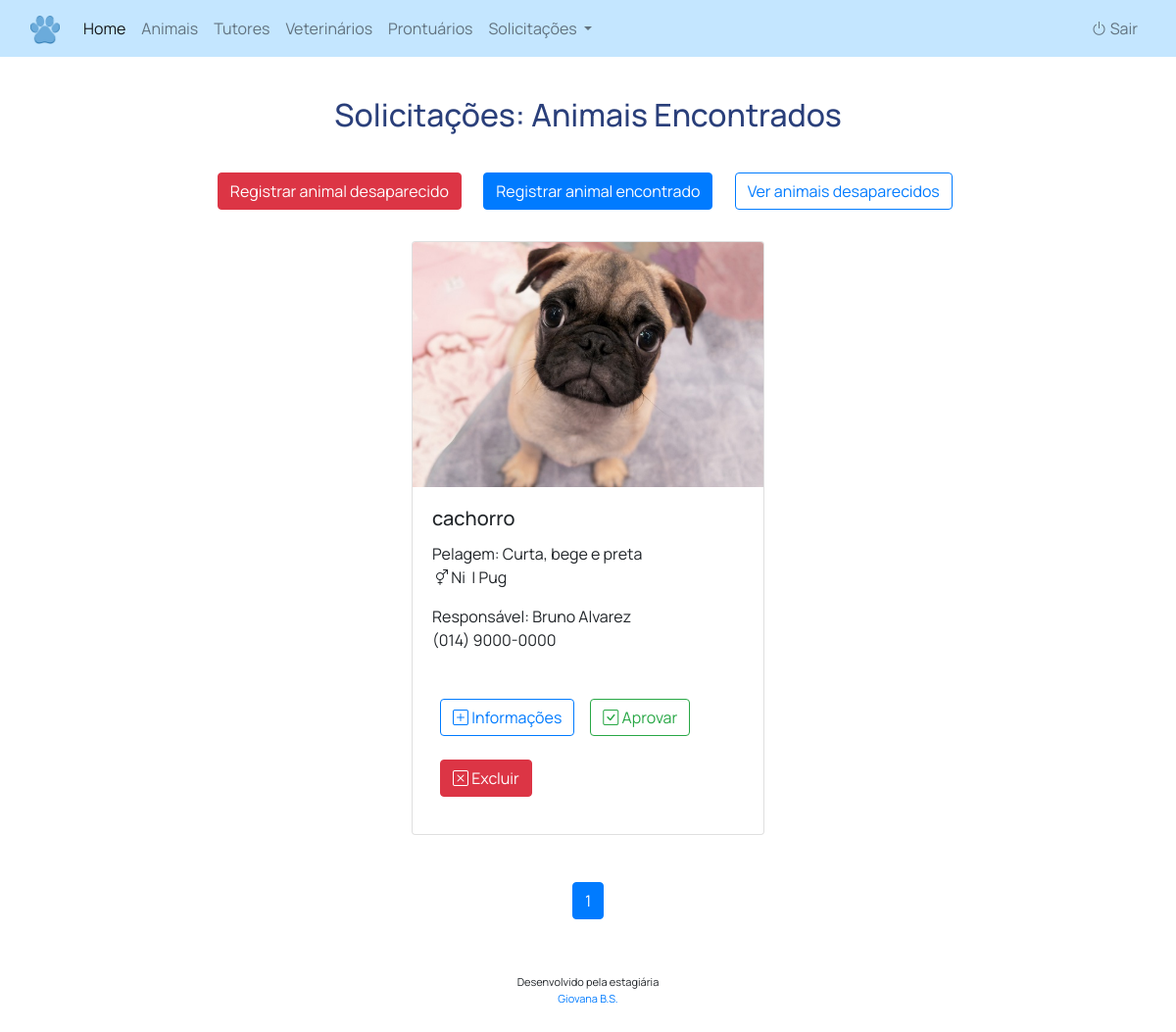
Page /index.php?controle=achadoController&metodo=listar_solicis (signed in) on the committed database.
### tables this page shows
CREATE TABLE `solici_achados` (
  `id_solici_achado` int NOT NULL AUTO_INCREMENT,
  `especie` varchar(100) DEFAULT NULL,
  `raca` varchar(100) DEFAULT NULL,
  `pelagem` varchar(100) DEFAULT NULL,
  `sexo` varchar(40) DEFAULT NULL,
  `imagem` varchar(100) DEFAULT NULL,
  `localac` varchar(100) DEFAULT NULL,
  `dataac` date DEFAULT NULL,
  `horaac` time DEFAULT NULL,
  `descritivo` varchar(500) DEFAULT NULL,
  `nome_pessoa` varchar(45) DEFAULT NULL,
  `sobrenome` varchar(45) DEFAULT NULL,
  `telefone1` varchar(20) DEFAULT NULL,
  `telefone2` varchar(20) DEFAULT NULL,
  PRIMARY KEY (`id_solici_achado`)
);

### src/Controllers/achadoController.php (called while the page is built, shortened)
<?php
    class achadoController
    {
        public function listar_solicis()
        {
            $limite = 15;
            $pagina_atual = isset($_GET['pagina']) ? (int)$_GET['pagina'] : 1;
            $offset = ($pagina_atual - 1) * $limite;
            $achadoDAO = new achadoDAO();
            $retorno = $achadoDAO->buscar_solicis_paginados($offset, $limite);
            $total_registros = $achadoDAO->contar_solicis();
            require_once "Views/vet/listar-achados-solicitacoes.php";
        }
    }

### src/Models/Conexao.php (called while the page is built, shortened)
<?php
    abstract class Conexao
    {
        public function __construct(protected $db = null)
        {
            $parametros = "mysql:host=localhost;dbname=sistema-vet;charset=utf8mb4";
            try
            {
                $this->db = new PDO($parametros, "root", "Awdg075t-oP");
            }
            catch(PDOException $e)
            {
                echo $e->getCode();
				echo $e->getMessage();
				echo "Problema na abertura de conexão com o banco de dados";
            }
        }
    }

### src/DAOs/achadoDAO.php (called while the page is built, shortened)
<?php
    class achadoDAO extends Conexao
    {
        public function buscar_solicis_paginados($offset, $limite)
        {
            $sql = "SELECT * FROM solici_achados
                    LIMIT :limite OFFSET :offset";
            $stm = $this->db->prepare($sql);
            $stm->bindValue(':offset', (int) $offset, PDO::PARAM_INT);
            $stm->bindValue(':limite', (int) $limite, PDO::PARAM_INT);
            $stm->execute();
            return $stm->fetchAll(PDO::FETCH_OBJ);
        }
        public function contar_solicis()
        {
            $sql = "SELECT COUNT(*) AS total FROM solici_achados";
            $stm = $this->db->prepare($sql);
            $stm->execute();
            return $stm->fetch(PDO::FETCH_OBJ)->total;
        }
    }

### Views/vet/listar-achados-solicitacoes.php (the view, shortened to what this page needs)
<?php
require_once ROOT_PATH . '/views/cabecalho.php';
$total_paginas = ceil($total_registros / $limite);
?>
<div class="content" id="listar-animais">
    <div class="container">
        <h1 class="h2 row justify-content-center">Solicitações: Animais Encontrados</h1><br>
        <div class="d-flex flex-wrap justify-content-center">
            <div class="p-2 g-6"">
                <a class="btn btn-danger" href="index.php?controle=perdidoController&metodo=inserir">Registrar animal desaparecido</a>&nbsp;&nbsp;
            </div>
            <div class="p-2 g-6"">
                <a class="btn btn-primary" href="index.php?controle=achadoController&metodo=inserir">Registrar animal encontrado</a>&nbsp;&nbsp;
            </div>
            <div class="p-2 g-6"">
                <a class="btn btn-outline-primary" href="index.php?controle=perdidoController&metodo=listar">Ver animais desaparecidos</a>&nbsp;&nbsp;
            </div>
        </div>
        <br>
        <div class="row justify-content-evenly justify-content-sm-center justify-content-sm-center">
            <?php if (is_array($retorno) || is_object($retorno)): ?>
                <?php foreach($retorno as $dado): ?>
                    <div class="col-lg-4 col-md-6 col-sm-12 mb-4">
                        <div class="card">
                            <img src="<?= $dado->imagem ?>" class="card-img-top" style="height: 250px; width: 100%; object-fit: cover; object-position: center;" alt="<?= $dado->especie ?> <?= $dado->raca ?>">
                            <div class="card-body">
                                <h5 class="card-title"><?= $dado->especie ?></h5>
                                <p class="card-text">
                                    Pelagem: <?= $dado->pelagem ?> <br>
                                    <i class="bi bi-gender-ambiguous"></i>&nbsp;<?= $dado->sexo ?>&nbsp; | <?= $dado->raca ?>
                                </p>
                                <p class="card-text">
                                    Responsável:
                                    <?= $dado->nome_pessoa ?>&nbsp;<?= $dado->sobrenome ?><br>
                                    <?= $dado->telefone1 ?> <br>
                                    <?= $dado->telefone2 ?> <br>
                                    <div class="d-flex flex-wrap">
                                        <div class="m-2 g-2">
                                            <a href="index.php?controle=achadoController&metodo=buscar_solici&id=<?= $dado->id_solici_achado ?>" class="mb-2 btn btn-outline-primary"><i class="bi bi-plus-square"></i> Informações</a>
                                        </div>
                                        <div class="m-2 g-2">
                                            <a href="index.php?controle=achadoController&metodo=aprovar&id=<?= $dado->id_solici_achado ?>" class="btn btn-outline-success"><i class="bi bi-check-square"></i> Aprovar</a>
                                        </div>
                                        <div class="m-2 g-2">
                                            <a href="index.php?controle=achadoController&metodo=remover_solici&id=<?= $dado->id_solici_achado ?>" class="mb-2 btn btn-danger"><i class="bi bi-x-square"></i> Excluir</a>
                                        </div>
                                    </div>
                                </p>
                            </div>
                        </div>
                    </div>
                <?php endforeach; ?>
            <?php else: ?>
                <tr><td colspan='4'>Nenhum animal encontrado.</td></tr>
            <?php endif; ?>
        </div>
        <br>
        <nav aria-label="Navegação de página">
            <ul class="pagination justify-content-center">
                <?php for ($i = 1; $i <= $total_paginas; $i++): ?>
                    <li class="page-item <?= $i == $pagina_atual ? 'active' : '' ?>">
                        <a class="page-link" href="index.php?controle=achadoController&metodo=listar_solici&pagina=<?= $i ?>"><?= $i ?></a>
                    </li>
                <?php endfor; ?>
            </ul>
        </nav>
    </div>
</div>

### src/styles/style.css (style rules this page uses)
body { font-family: "Manrope", sans-serif; font-weight: 400; height: 100%; }
.card-body { padding-bottom: 0.4em; }
.container { display: flex; flex-direction: column; min-height: 100vh; max-width: 1400px; }
.row { margin-right: 0; margin-left: 0; }
h1 { color: rgb(42, 63, 122); cursor: default; }
.creditos { margin: 40px 0px; text-align: center; font-size: 11px; }
.footer { position: relative; bottom: 0; width: 100%; text-align: center; }

### rows in the picture
solici_achados: imagem (picture), especie "cachorro", pelagem "Curta, bege e preta", sexo "Ni", raca "Pug", nome_pessoa "Bruno", sobrenome "Alvarez", telefone1 "(014) 9000-0000"
